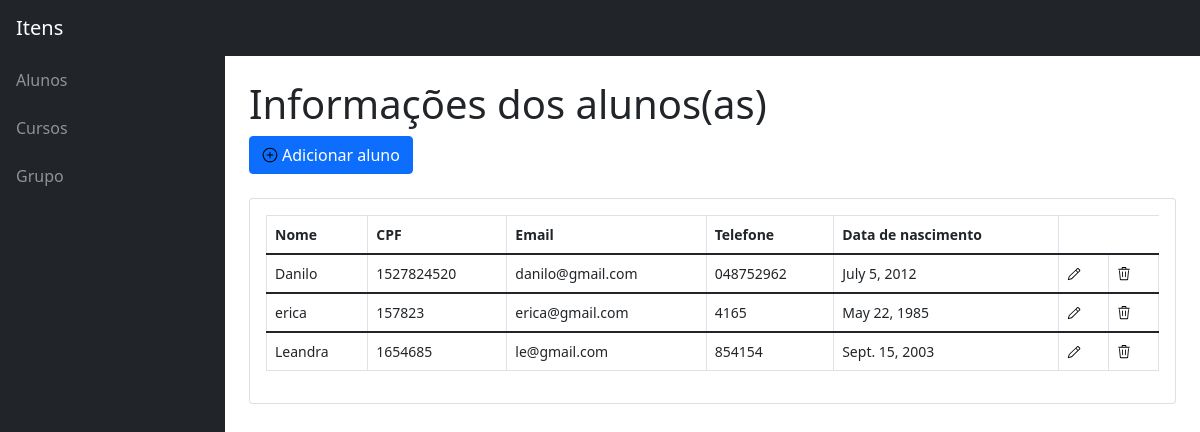
Page /readalunos/ on the earlier database version.
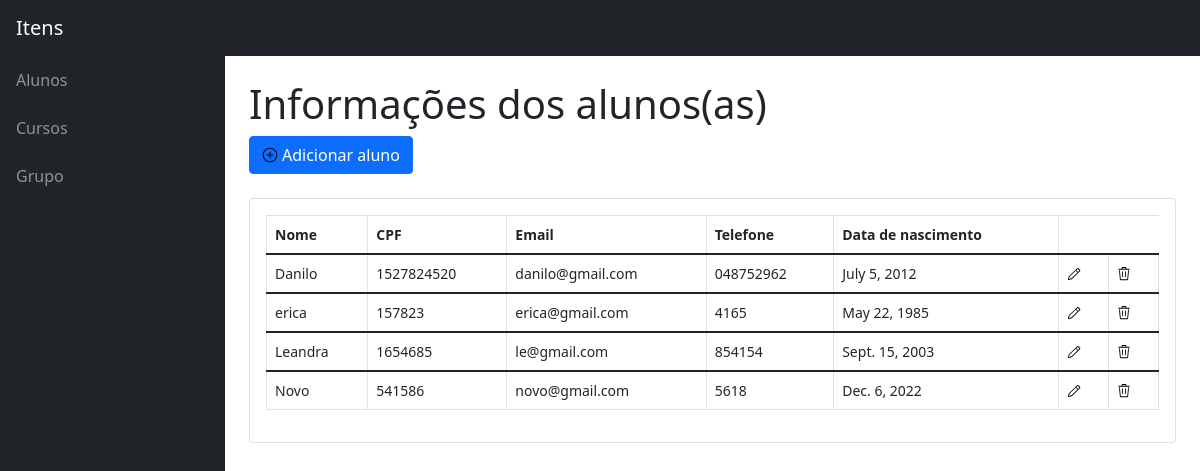
Same page on the later database version.
### Crud/models.py (models this page shows, shortened)
class Aluno (models.Model):
    id = models.AutoField(primary_key=True)
    cpf = models.CharField(max_length=11)
    nome = models.CharField(max_length=50)
    email = models.EmailField(max_length=50)
    fone = models.CharField(max_length=11)
    data_nascimento = models.DateField()

### Crud/views.py (the view)
# urls.py: path('readalunos/', readAluno, name="listaralunos"),
def readAluno (request):
    aluno = Aluno.objects.all()
    conteudo = {"alunos":aluno}
    return render(request,'crud_alunos.html', conteudo)

### Crud/templates/crud_alunos.html (shortened to what this page needs)
{% extends 'base.html' %}
{% load static %}
{% block 'titulo_conteudo' %} <h1 class="mt-4">Informações dos alunos(as) </h1>{% endblock %}
{% block 'add_item' %}
<a href="{% url 'adicionaraluno' %}" class="btn btn-primary">  <img src="{% static '/assets/img/plus-circle.svg' %}" class="svg-inline--fa fa-chart-area me-1" >Adicionar aluno</a>
{% endblock %}
{% block 'tabela' %}
        <thead>
            <tr>
                <th>Nome</th>
                <th>CPF</th>
                <th>Email</th>
                <th>Telefone</th>
                <th>Data de nascimento </th>
            </tr>
        </thead>
        {% for i in alunos%}
        <tbody>
            <tr>
                <td> {{i.nome}}</td>
                <td> {{i.cpf}}</td>
                <td> {{i.email}}</td>
                <td> {{i.fone}}</td>
                <td> {{i.data_nascimento}}</td>
                <td><a href="{% url 'updatealunos' i.id %}"><img src="{% static '/assets/img/pencil.svg' %}" class="svg-inline--fa fa-chart-area me-1"></a></td>
                <td><a href="{% url 'deletea' i.id %}"> <img src="{% static '/assets/img/trash.svg' %}" class="svg-inline--fa fa-chart-area me-1"></a></td>
            </tr>
        </tbody>
        {% endfor %}
{% endblock %}

Differences in the rows shown:
added Aluno: nome "Novo", cpf "541586", email "novo@gmail.com", fone "5618", data_nascimento "Dec. 6, 2022"
